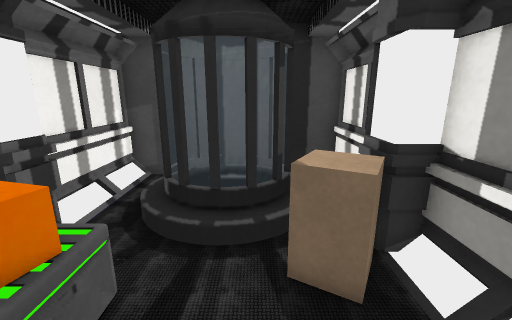
[1] (above)

13 first-person views from a walk through a scene from a Unity 3-D project. The camera is 1.3 m above the floor, tilts 14° down and sees 90° across. The floor is counted in squares, 0.43 m on a side. Each view is taken from the middle of a square. On the plan, view 1 faces up. The plan holds only what a view shows up to about 20 squares ahead; the rest is blank. The player is left out. Some surface patterns are stand-ins.

[2]
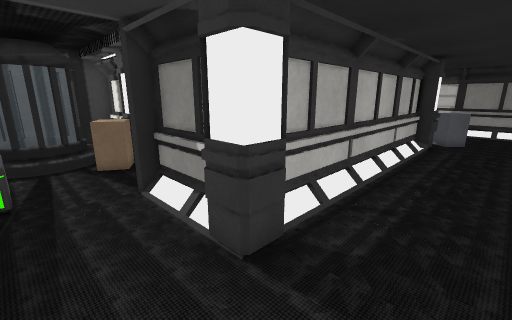

[3]
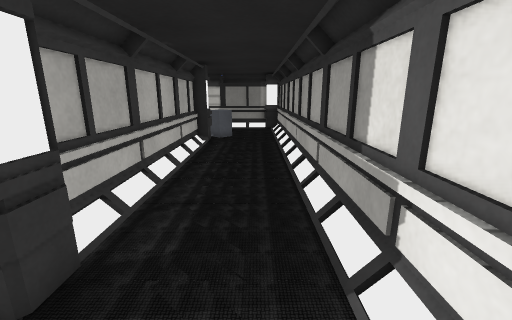

[4]
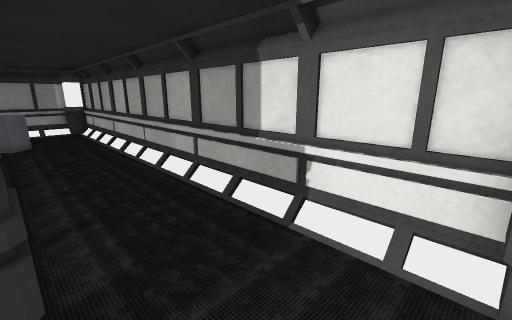

[5]
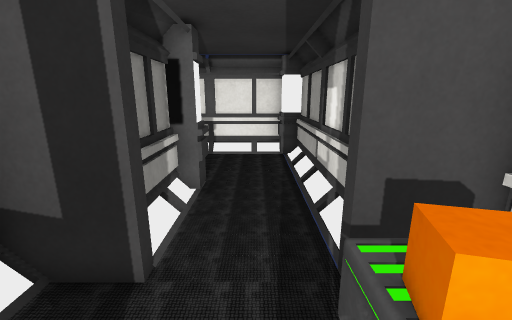

[6]
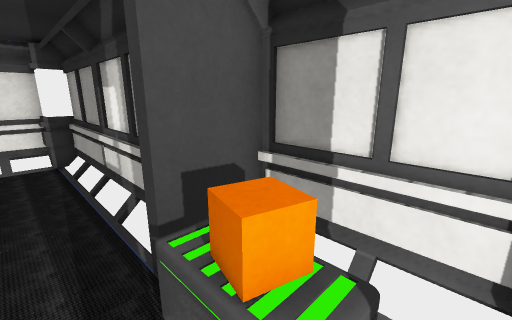

[7]
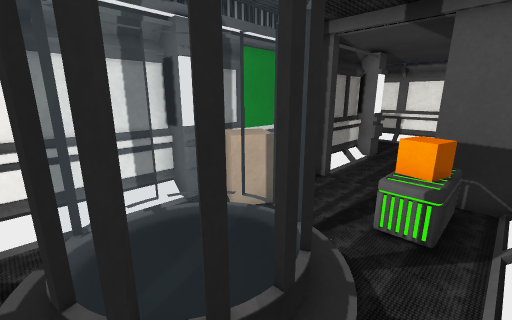

[8]
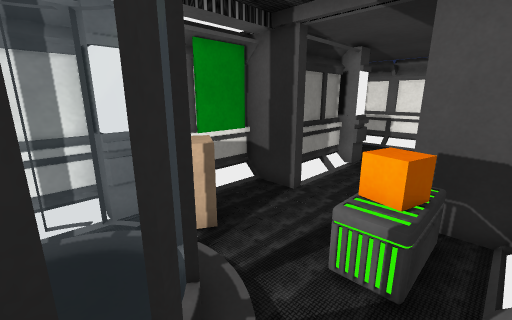

[9]
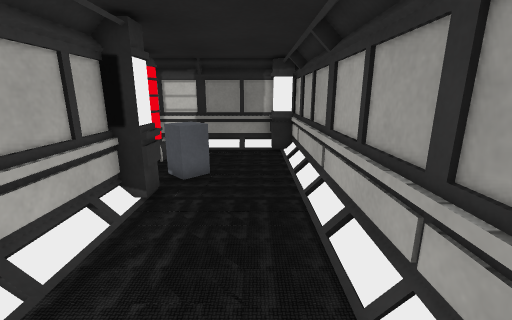

[10]
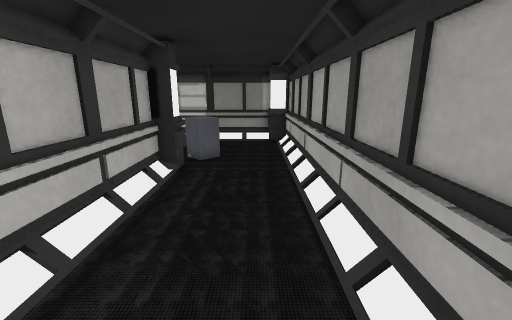

[11]
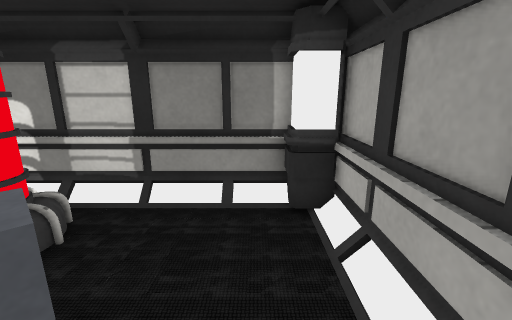

[12]
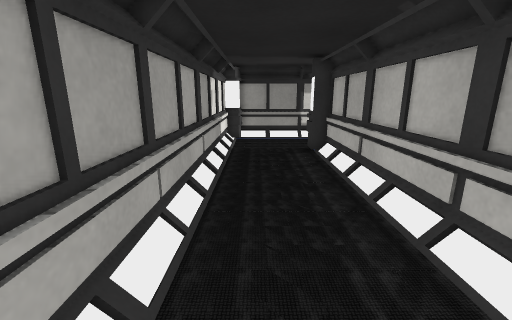

[13]
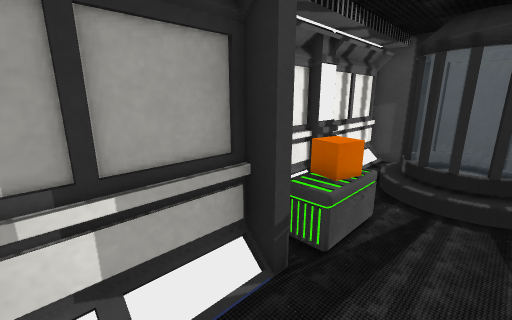

### Floor plan
Key: @ floor where view 1 was taken; # wall or solid block; . floor; = window, fence, low wall or low ledge; B block; O other object.
Columns run from 5 left of view 1 to 23 right of it. Each row starts with its distance up from view 1.
 10 #####
  9 #. #
  8 #. ##
  7 #.####
  6 #..=#####
  5 #...##B##
  4 #.....BB#
  3 #.O...BB#
  2 #.O.....#
  1 #.O.....#
  0 ###..@###
 -1   #...##
 -2   #...##
 -3   #...##                 ####
 -4   #...###############  #.##.#
 -5   #...##............####....#
 -6   #....................=....#
 -7   #.........................#
 -8   #.........................#
 -9   ##.......................##
-10    ##########################

Where each view was taken, in squares from view 1:
view 1: 0 up, 0 right, facing up
view 2: 8 down, 2 left, facing up-right
view 3: 8 down, 2 left, facing right
view 4: 5 down, 2 left, facing down-right
view 5: 4 up, 1 left, facing down
view 6: 4 up, 1 left, facing down-left
view 7: 9 up, 4 left, facing down-right
view 8: 7 up, 4 left, facing down-right
view 9: 8 down, 8 right, facing right
view 10: 8 down, 5 right, facing right
view 11: 8 down, 16 right, facing right
view 12: 8 down, 16 right, facing left
view 13: 3 down, 0 right, facing up-left
